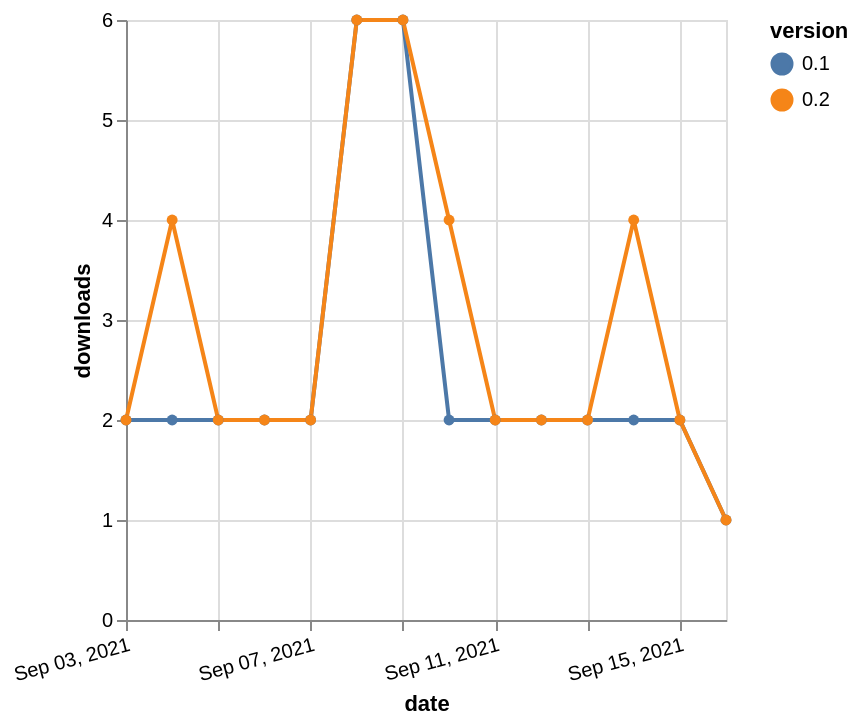

Vega-Lite specification for this chart:
### Vega-Lite specification from a JSON file in a GitHub repository (floating-point values rounded to 4 significant figures)
{"$schema": "https://vega.github.io/schema/vega-lite/v5.json", "description": "A simple bar chart with embedded data.", "data": {"values": [{"date": "2021-09-03", "total": 3029, "delta": 2, "version": "0.1"}, {"date": "2021-09-04", "total": 3031, "delta": 2, "version": "0.1"}, {"date": "2021-09-05", "total": 3033, "delta": 2, "version": "0.1"}, {"date": "2021-09-06", "total": 3035, "delta": 2, "version": "0.1"}, {"date": "2021-09-07", "total": 3037, "delta": 2, "version": "0.1"}, {"date": "2021-09-08", "total": 3043, "delta": 6, "version": "0.1"}, {"date": "2021-09-09", "total": 3049, "delta": 6, "version": "0.1"}, {"date": "2021-09-10", "total": 3051, "delta": 2, "version": "0.1"}, {"date": "2021-09-11", "total": 3053, "delta": 2, "version": "0.1"}, {"date": "2021-09-12", "total": 3055, "delta": 2, "version": "0.1"}, {"date": "2021-09-13", "total": 3057, "delta": 2, "version": "0.1"}, {"date": "2021-09-14", "total": 3059, "delta": 2, "version": "0.1"}, {"date": "2021-09-15", "total": 3061, "delta": 2, "version": "0.1"}, {"date": "2021-09-16", "total": 3062, "delta": 1, "version": "0.1"}, {"date": "2021-09-03", "total": 3640, "delta": 2, "version": "0.2"}, {"date": "2021-09-04", "total": 3644, "delta": 4, "version": "0.2"}, {"date": "2021-09-05", "total": 3646, "delta": 2, "version": "0.2"}, {"date": "2021-09-06", "total": 3648, "delta": 2, "version": "0.2"}, {"date": "2021-09-07", "total": 3650, "delta": 2, "version": "0.2"}, {"date": "2021-09-08", "total": 3656, "delta": 6, "version": "0.2"}, {"date": "2021-09-09", "total": 3662, "delta": 6, "version": "0.2"}, {"date": "2021-09-10", "total": 3666, "delta": 4, "version": "0.2"}, {"date": "2021-09-11", "total": 3668, "delta": 2, "version": "0.2"}, {"date": "2021-09-12", "total": 3670, "delta": 2, "version": "0.2"}, {"date": "2021-09-13", "total": 3672, "delta": 2, "version": "0.2"}, {"date": "2021-09-14", "total": 3676, "delta": 4, "version": "0.2"}, {"date": "2021-09-15", "total": 3678, "delta": 2, "version": "0.2"}, {"date": "2021-09-16", "total": 3679, "delta": 1, "version": "0.2"}]}, "width": "container", "mark": {"type": "line", "point": {"filled": true}}, "encoding": {"x": {"field": "date", "type": "temporal", "timeUnit": "yearmonthdate", "title": "date", "axis": {"labelAngle": -15}}, "y": {"field": "delta", "type": "quantitative", "title": "downloads"}, "color": {"field": "version", "type": "nominal"}, "tooltip": {"field": "delta"}}}
